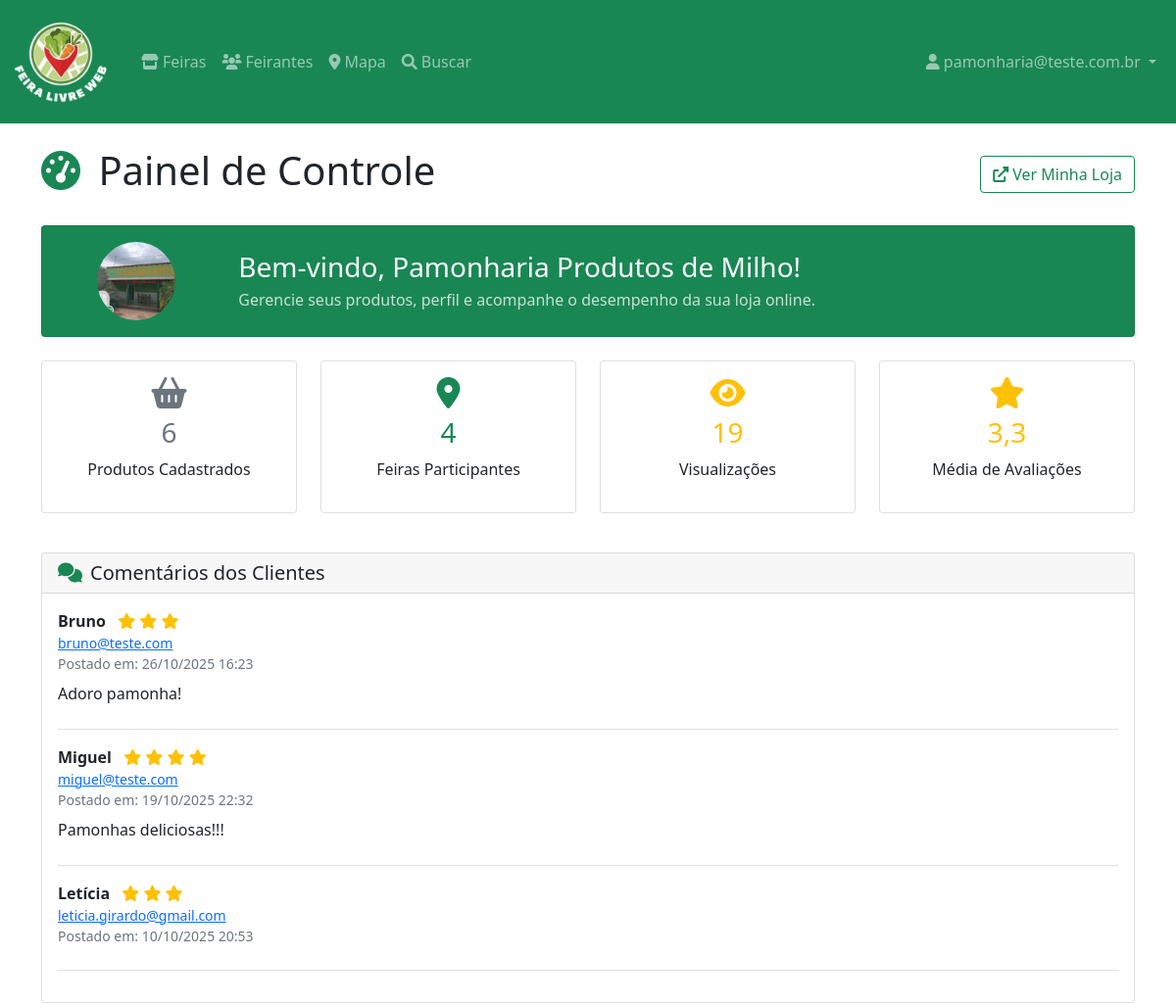
Before: /feirantes/painel/ (signed in, upper part) with the older database file.
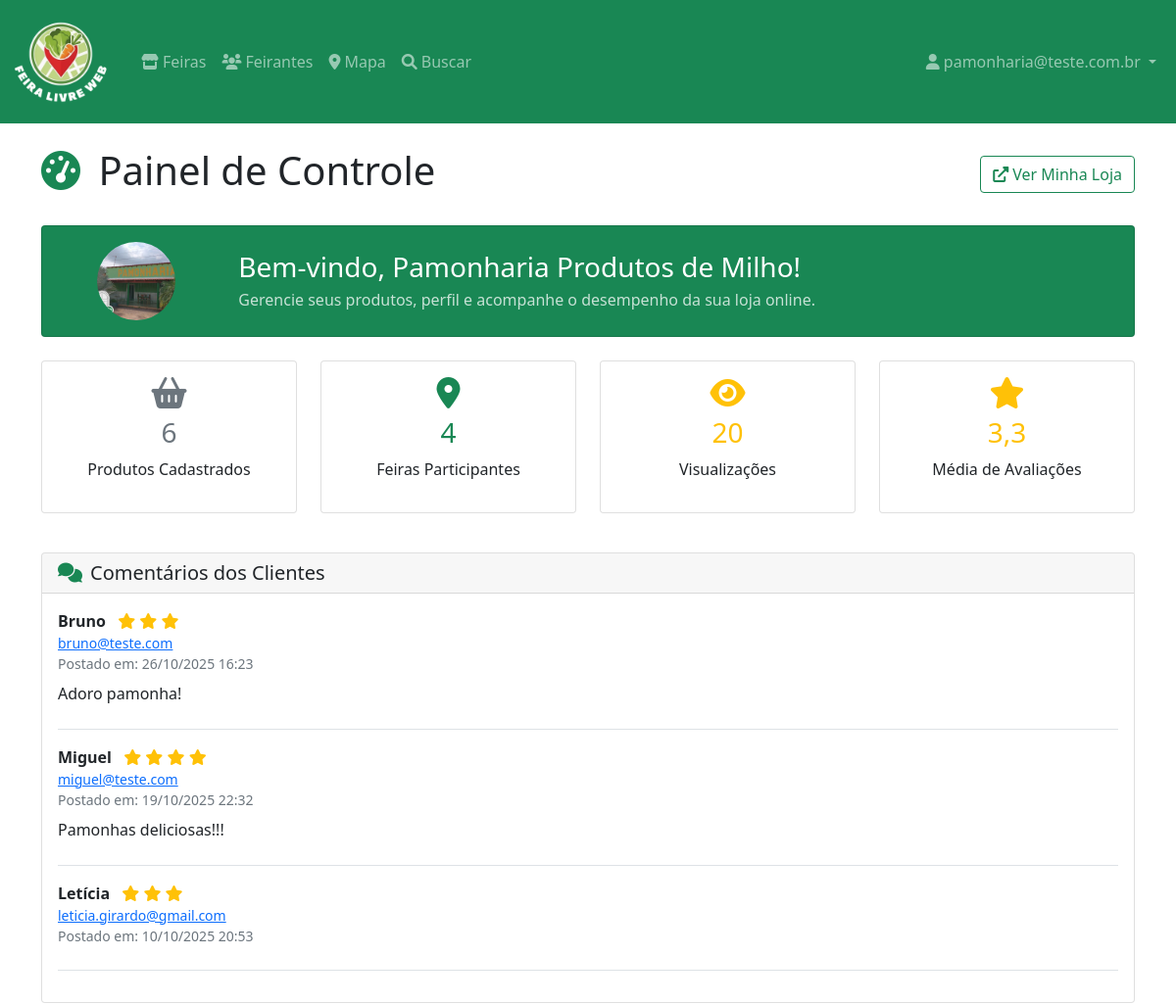
After: the same page with the newer database file.
### feirantes/models.py (models this page shows, shortened)
class Feirante(models.Model):
    usuario = models.OneToOneField(
        User, on_delete=models.CASCADE, related_name='feirante')
    nome_comercial = models.CharField(max_length=200)
    cpf = models.CharField(max_length=14, unique=True)
    telefone = models.CharField(max_length=20)
    whatsapp = models.CharField(max_length=20, blank=True)
    email = models.EmailField(unique=True)
    endereco = models.TextField(blank=True)
    cidade = models.CharField(max_length=100, blank=True)
    estado = models.CharField(max_length=2, blank=True)
    cep = models.CharField(max_length=9, blank=True)
    descricao = models.TextField(blank=True)
    foto = models.ImageField(upload_to='feirantes/', blank=True, null=True)
    especialidades = models.ManyToManyField(
        Especialidade, blank=True,
        help_text="Principais produtos/especialidades")
    feiras = models.ManyToManyField(
        Feira,
        blank=True,
        help_text="Feiras onde o feirante participa",
        related_name="feirantes"
    )
    subdominio = models.SlugField(
        max_length=100, unique=True,
        help_text="URL da loja: site.com/loja/[subdominio]")
    instagram = models.CharField(max_length=100, blank=True)
    facebook = models.CharField(max_length=100, blank=True)
    ativo = models.BooleanField(default=True)
    verificado = models.BooleanField(default=False)
    criado_em = models.DateTimeField(auto_now_add=True)
    atualizado_em = models.DateTimeField(auto_now=True)
    views = models.PositiveIntegerField(default=0)
    class Meta:
        verbose_name = 'Feirante'
        verbose_name_plural = 'Feirantes'
        ordering = ['nome_comercial']

### feirantes/views.py (the view)
# urls.py: path('painel/', login_required(views.painel_feirante,
@login_required
def painel_feirante(request):
    try:
        feirante = request.user.feirante
    except Feirante.DoesNotExist:
        messages.error(request, 'Complete seu cadastro como feirante.')
        return redirect('feirantes:cadastro')
    produtos = Produto.objects.filter(feirante=feirante)
    avaliacoes_qs = Avaliacao.objects.filter(
        feirante=feirante
    ).order_by('-criado_em')
    media = avaliacoes_qs.aggregate(media=Avg('nota'))['media']
    media_avaliacao = round(media, 1) if media else None
    paginator = Paginator(avaliacoes_qs, 3)
    page_number = request.GET.get('page', 1)
    try:
        avaliacoes = paginator.page(page_number)
    except PageNotAnInteger:
        avaliacoes = paginator.page(1)
    except EmptyPage:
        avaliacoes = paginator.page(paginator.num_pages)
    perfil_completo = all([
        feirante.descricao,
        feirante.foto,
        produtos.exists(),
        feirante.feiras.exists(),
    ])
    return render(request, 'feirantes/painel/dashboard.html', {
        'feirante': feirante,
        'produtos': produtos,
        'avaliacoes': avaliacoes,          # objeto paginado
        'media_avaliacao': media_avaliacao,
        'perfil_completo': perfil_completo,
    })

### feirantes/templates/feirantes/painel/dashboard.html (shortened to what the changed rows need)
{% extends 'feirantes/base.html' %}
{% load static %}
{% block content %}
<div class="container">
    <div class="row">
        <div class="col-12">
            <div class="d-flex justify-content-between align-items-center mb-4">
                <h1>
                    <i class="fas fa-tachometer-alt text-success me-2"></i>
                    Painel de Controle
                </h1>
            </div>
        </div>
    </div>
    <div class="row mb-4">
        <div class="col-12">
            <div class="card bg-success text-white">
                <div class="card-body">
                    <div class="row align-items-center">
                        <div class="col-md-2 text-center">
                            {% if feirante.foto %}
                            <img src="{{ feirante.foto.url }}" class="img-fluid rounded-circle"
                                alt="{{ feirante.nome_comercial }}"
                                style="width: 80px; height: 80px; object-fit: cover;">
                            {% else %}
                            <div class="bg-light text-success rounded-circle d-inline-flex align-items-center justify-content-center"
                                style="width: 80px; height: 80px;">
                                <i class="fas fa-user" style="font-size: 2rem;"></i>
                            </div>
                            {% endif %}
                        </div>
                        <div class="col-md-10">
                            <h3 class="mb-1">Bem-vindo, {{ feirante.nome_comercial }}!</h3>
                            <p class="mb-0 opacity-75">Gerencie seus produtos, perfil e acompanhe o desempenho da sua
                                loja online.</p>
                        </div>
                    </div>
                </div>
            </div>
        </div>
    </div>
    <div class="row mb-4">
        <div class="col-md-3 mb-3">
            <div class="card text-center h-100">
                <div class="card-body">
                    <i class="fas fa-map-marker-alt text-success fa-2x mb-2"></i>
                    <h3 class="text-success">{{ feirante.feiras.count }}</h3>
                    <p class="card-text">Feiras Participantes</p>
                </div>
            </div>
        </div>
        <div class="col-md-3 mb-3">
            <div class="card text-center h-100">
                <div class="card-body">
                    <i class="fas fa-eye text-warning fa-2x mb-2"></i>
                    <h3 class="text-warning">{{ feirante.views }}</h3>
                    <p class="card-text">Visualizações</p>
                </div>
            </div>
        </div>
    </div>
</div>
{% endblock %}

Changed rows visible on the page:
changed Feirante "Pamonharia Produtos de Milho": views "19" → "20"
